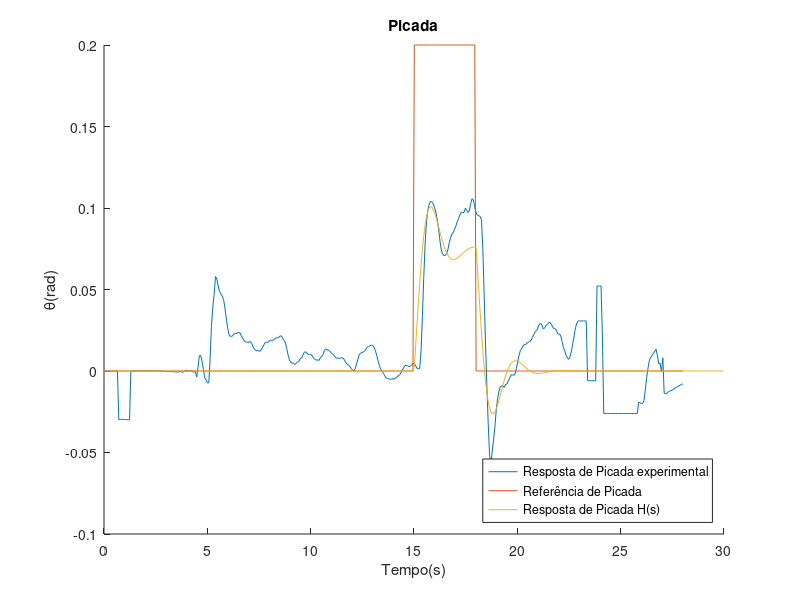

Reproduce this figure in MATLAB.
load 43.mat
targetStart = 14;
targetFinish = 19; 
start = round(targetStart/sampleTime);
finish = round(targetFinish/sampleTime);
figure(1)
hold on
plot(time,states.signals.values(:,2));
plot(time,pitchref.signals.values)
%plot(time(start:finish),states.signals.values(start:finish,2))
plot(simout.time,simout.signals.values)
title('Picada')
ylabel('\theta(rad)')
xlabel('Tempo(s)')
legend('Resposta de Picada experimental','Referência de Picada','Resposta de Picada H(s)','location', 'southeast')
hold off